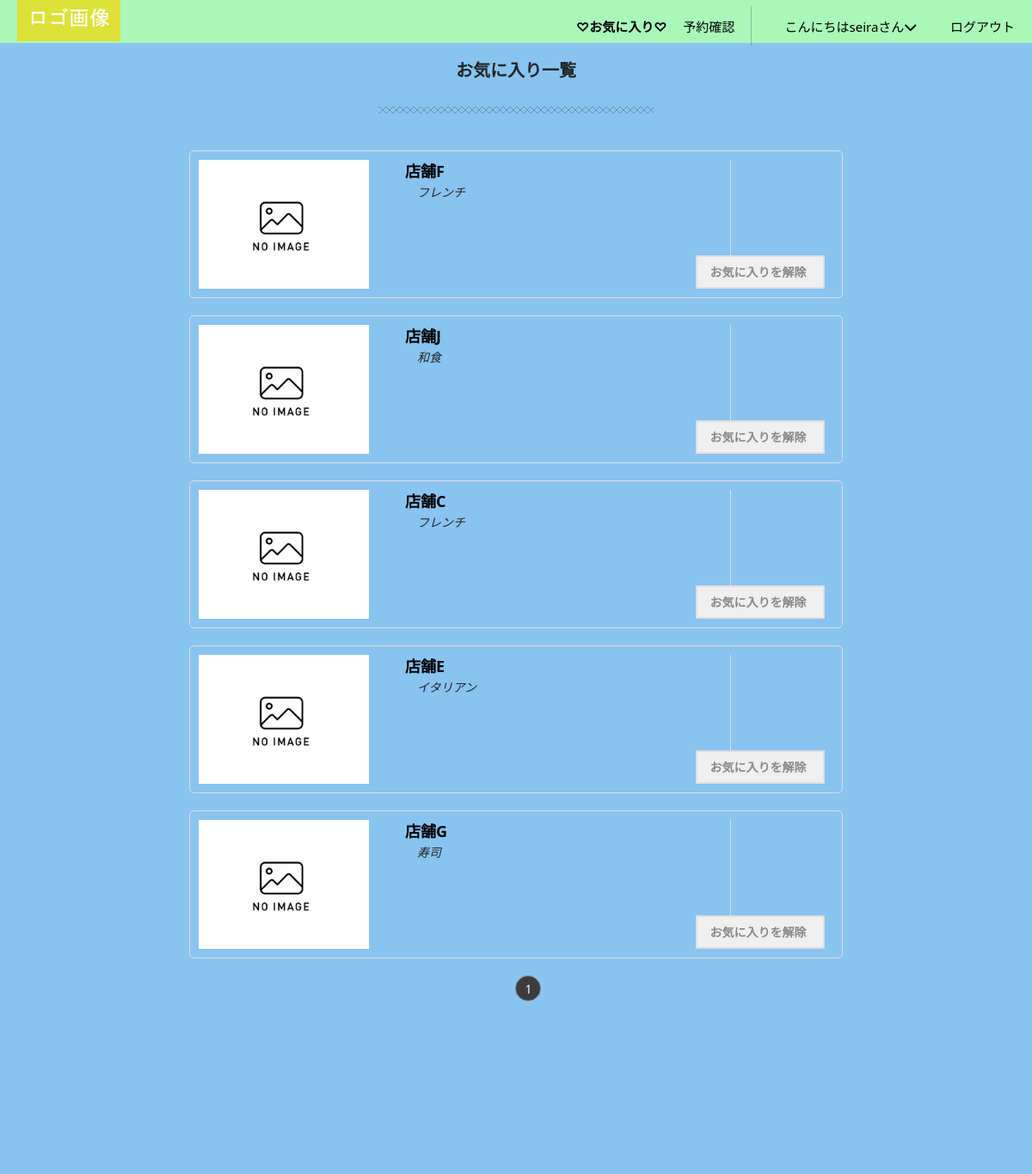
Before: /like-list/ (signed in, upper part) with the older database file.
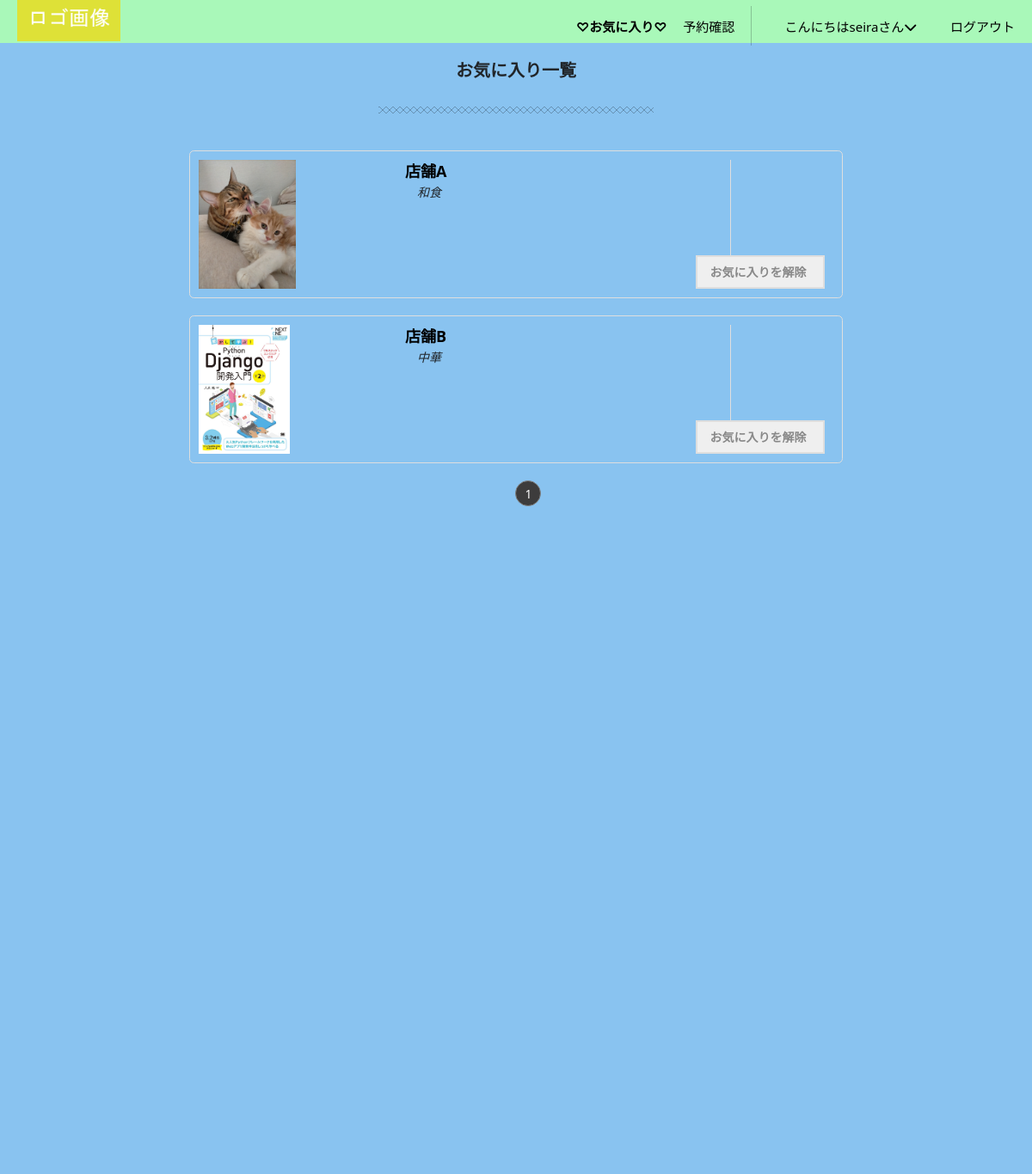
After: the same page with the newer database file.
### accounts/models.py (models this page shows)
class CustomUser(AbstractUser):
    email =models.EmailField(verbose_name='メールアドレス', unique=True, blank=False, null=False, default='') #unique:そのフィールドに保存される値がデータベース内で一意である必要がある(重複を許さない)
    full_name = models.CharField(verbose_name='名前', max_length=30, blank=False, null=False, default='')
    furigana = models.CharField(validators=[katakana_regex], verbose_name='フリガナ*スペースなし', max_length=30, blank=False, null=False, default='')
    handle = models.CharField(verbose_name='ニックネーム',max_length=50,default='',blank=False, null=False)
    postal_code = models.CharField(validators=[postal_code_regex], max_length=7, verbose_name='郵便番号*ハイフンなし', blank=False, null=False, default='')
    address = models.CharField(verbose_name='住所',max_length=50,blank=False, null=False, default='')
    phone_number = models.CharField(verbose_name='電話番号（例: 090-1234-5678）', max_length=20, validators=[phone_number_regex],blank=False, null=False, default='')
    class Meta:
        verbose_name_plural = 'CustomUser'

### gourmet/models.py (models this page shows, shortened)
class Like(models.Model):
    user = models.ForeignKey(CustomUser, verbose_name='ユーザー',on_delete=models.PROTECT)
    fav = models.ForeignKey(StoreInfo, verbose_name='お気に入り店舗', on_delete=models.CASCADE) #StoreInfoクラスの各インスタンスを識別するための変数
    create_at = models.DateTimeField(auto_now_add=True)
    class Meta:
        constraints = [
            UniqueConstraint(fields=['user','fav'], name='unique_user_fav')
        ]

class StoreInfo(models.Model):
    user = models.ForeignKey(CustomUser, verbose_name='ユーザー',on_delete=models.PROTECT)
    store_name = models.CharField(verbose_name='店舗名',max_length=40)
    category = models.ForeignKey(Category,verbose_name='ジャンル',on_delete=models.PROTECT)
    store_detail = models.TextField(verbose_name='店舗詳細',blank=True, null=True)
    photo1 = models.ImageField(verbose_name='写真1',blank=True,default='noImage.png')
    photo2 = models.ImageField(verbose_name='写真2',blank=True,default='noImage.png')
    photo3 = models.ImageField(verbose_name='写真3',blank=True,default='noImage.png')
    create_at = models.DateTimeField(verbose_name='作成日時',auto_now_add=True)
    updated_at = models.DateTimeField(verbose_name='更新日時',auto_now=True)
    class Meta:
        verbose_name_plural = 'StoreInfo'

class Category(models.Model):
    category_choices = [
    ('和食', '和食'),
    ('中華', '中華'),
    ('イタリアン', 'イタリアン'),
    ('フレンチ', 'フレンチ'),
    ('寿司','寿司'),
    ('焼肉','焼肉'),
    ('韓国料理','韓国料理'),
    ('タイ料理','タイ料理'),
    ('スペイン料理','スペイン料理')
]
    category = models.CharField(verbose_name='ジャンル', choices=category_choices, max_length=50,null=True,blank=True)
    def __str__(self):
        return dict(self.category_choices)[self.category]

### gourmet/views.py (the view)
# urls.py: path('like-list/',views.LikeListView.as_view(),name='like_list'),
class LikeListView(LoginRequiredMixin,generic.ListView):
    model = Like
    template_name = 'like_list.html'
    paginate_by = 5
    def get_queryset(self):
        return Like.objects.filter(user=self.request.user)

### gourmet/context_processors.py (called while the page is built)
def member_status(request):
    if request.user.is_authenticated:
        from gourmet.models import Member
        is_member = Member.objects.filter(user=request.user).exists()
        return {'is_member': is_member}
    return {'is_member': False}

### gourmet/templates/like_list.html (shortened to what this page needs)
{% extends 'base.html' %}
{% load static %}
{% block active-effe %}active{% endblock %}
{% block contents %}
<div class="a_detail">
    <div class="store-h1">
        <h1>お気に入り一覧</h1>
    </div>
    <hr class="hr1 mb-5">
        {% for object in object_list %}
        <div class="fav-list">
        <a href="{% url 'gourmet:detail' object.fav.id  %}"><img src="{{ object.fav.photo1.url}}" class="img-thumbnail0" style="max-width: 100%; max-height: 150px;" alt="..."></a></td>
            <div class="fav-text col-md-6">
                <a href="{% url 'gourmet:detail' object.fav.id  %}"><strong style="font-size: 18px; color: black;">{{object.fav.store_name}}</strong></a>
                <br>
                <p style="text-indent: 1em; font-style: italic;">{{object.fav.category}}</p>
            </div>
            <div class="fabtn-container">
                <form class="list-form" method="post" action="{% url 'gourmet:toggle-fav' store_id=object.fav.id %}">
                    <button type="submit" class="list-btn btn-design">
                        お気に入りを解除
                    </button>
                  </form>
            </div>
        </div>
        {% empty %}
        <p class="mt-5">お気に入りはありません。</p>
        {% endfor %}
        <ul class="Pagination">
            {% for num in page_obj.paginator.page_range %}
            <li class="Pagination-Item">
                <a class="Pagination-Item-Link {% if page_obj.number == num %}isActive{% endif %}" href="?page={{ num }}"><span>{{ num }}</span></a>
            </li>
            {% endfor %}
        </ul>
</div>
{% endblock %}

### gourmet/templates/base.html (shortened to what this page needs)
{% load static %}
<!DOCTYPE html>
<html lang="ja">
<head>
    <link rel="stylesheet" type="text/css" href="{% static 'css/mystyle.css' %}">
    <link href="https://cdn.jsdelivr.net/npm/bootstrap@5.3.0-alpha3/dist/css/bootstrap.min.css" rel="stylesheet">
    <link rel="stylesheet" type="text/css" href="https://unpkg.com/swiper@8/swiper.min.css">
    <link href="https://cdn.jsdelivr.net/npm/bootstrap-icons/font/bootstrap-icons.css" rel="stylesheet">
    <link rel="stylesheet" href="https://cdn.jsdelivr.net/npm/destyle.css@3.0.2/destyle.min.css">
</head>
<body>
    <div>
        <header class="header">
            <div class="header__inner">
              <h1 class="header__title header-title">
                <a href="{% url 'gourmet:top'%}">
                  <img src="{% static 'images/logo.png' %}" alt="ロゴ画像">
                </a>
              </h1>
              <nav class="header__nav nav" id="js-nav">
                <ul class="nav__items nav-items">
                  {% if user.is_authenticated %}
                    <li class="nav-items__item nav-active {% block active-effe %}{% endblock %}"><a href="{% url 'gourmet:like_list'%}">♡お気に入り♡</a></li>
                    <li class="nav-items__item nav-active {% block active-effe2 %}{% endblock %}"><a href="{%url 'gourmet:reserve_list'%}">予約確認</a></li>
                    <li class="nav-items__item" id="menu__item">
                      <a href="{% url 'gourmet:profile' %}" class="menu__link nav-active {% block active-effe3 %}{% endblock %}">こんにちは{{ user.username }}さん<i class="fa-solid fa-chevron-down"></i></a>
                    </li>
                    <li class="nav-items__item"><a href="{% url 'account_logout'%}">ログアウト</a></li>
                  {% endif %}
                  </ul>
              </nav>
            </div>
      </header>
        <main>
          <div class="main">
            {% block contents %}{% endblock %}
          </div>
        </main>
      </div>
</body>
</html>

Changed rows visible on the page:
removed Like: fav.photo1 (placeholder picture), fav.store_name "店舗F", fav.category "フレンチ"
removed Like: fav.photo1 (placeholder picture), fav.store_name "店舗J", fav.category "和食"
removed Like: fav.photo1 (placeholder picture), fav.store_name "店舗C", fav.category "フレンチ"
removed Like: fav.photo1 (placeholder picture), fav.store_name "店舗E", fav.category "イタリアン"
removed Like: fav.photo1 (placeholder picture), fav.store_name "店舗G", fav.category "寿司"
added Like: fav.photo1 (picture), fav.store_name "店舗A", fav.category "和食"
added Like: fav.photo1 (picture), fav.store_name "店舗B", fav.category "中華"
